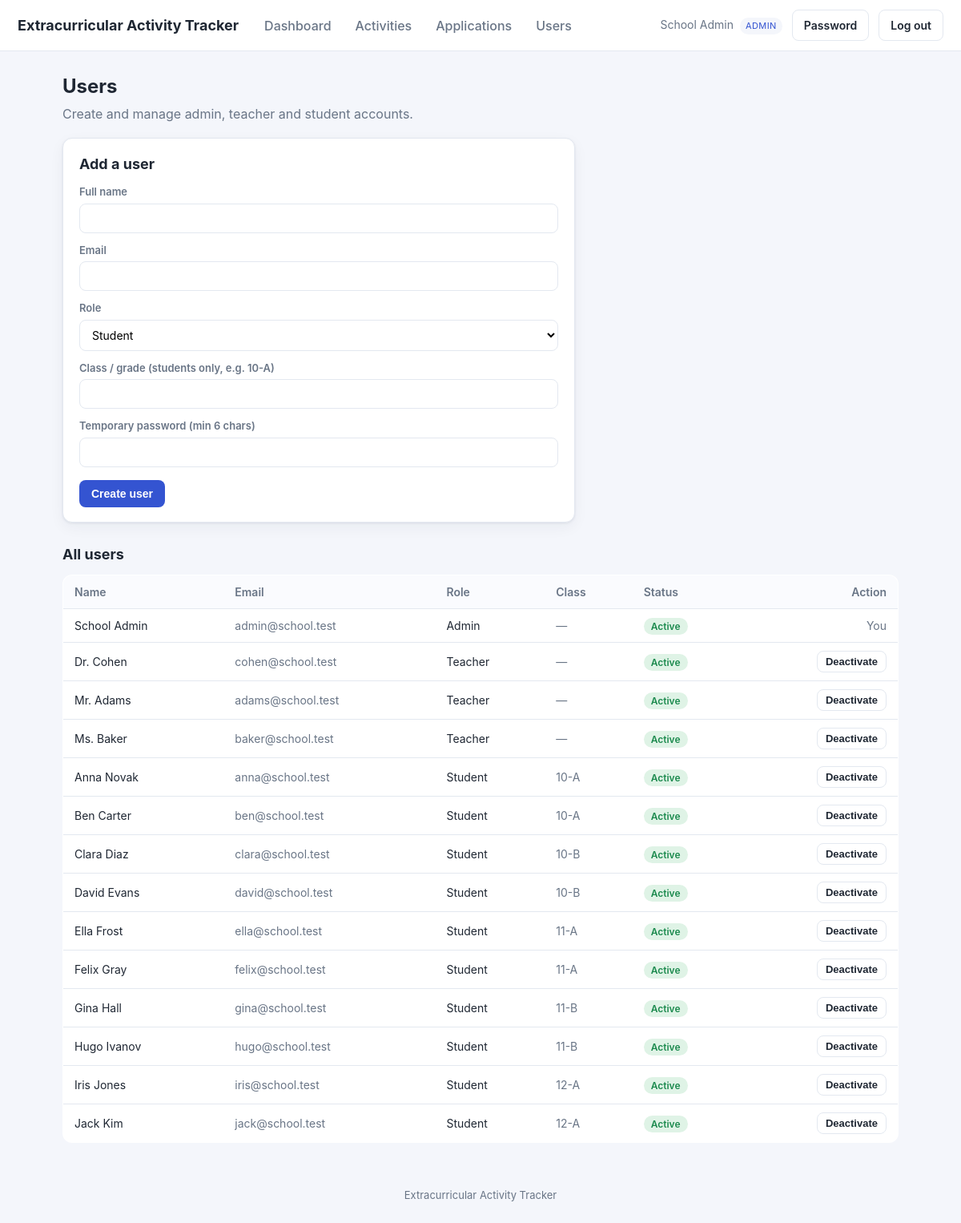
/users.php (signed in), run on the app's committed database.
### tables this page shows
CREATE TABLE users (
  id          INT AUTO_INCREMENT PRIMARY KEY,
  name        VARCHAR(120) NOT NULL,
  email       VARCHAR(190) NOT NULL UNIQUE,
  password    VARCHAR(255) NOT NULL,
  role        ENUM('admin','teacher','student') NOT NULL,
  grade_class VARCHAR(40) DEFAULT NULL,         
  active      TINYINT(1) NOT NULL DEFAULT 1,
  must_change_password TINYINT(1) NOT NULL DEFAULT 0,
  created_at  DATETIME NOT NULL DEFAULT CURRENT_TIMESTAMP
);

### includes/functions.php (called while the page is built, shortened)
<?php
function e(?string $s): string {
    return htmlspecialchars($s ?? '', ENT_QUOTES, 'UTF-8');
}

### includes/db.php (called while the page is built, shortened)
<?php
function db(): PDO {
    static $pdo = null;
    if ($pdo === null) {
        $dsn = 'mysql:host=' . DB_HOST . ';dbname=' . DB_NAME . ';charset=utf8mb4';
        try {
            $pdo = new PDO($dsn, DB_USER, DB_PASS, [
                PDO::ATTR_ERRMODE            => PDO::ERRMODE_EXCEPTION,
                PDO::ATTR_DEFAULT_FETCH_MODE => PDO::FETCH_ASSOC,
                PDO::ATTR_EMULATE_PREPARES   => false,
            ]);
        } catch (PDOException $e) {
            http_response_code(500);
            die('Database connection failed. Check config.php. '
                . (DEBUG ? '(' . htmlspecialchars($e->getMessage()) . ')' : ''));
        }
    }
    return $pdo;
}

### includes/auth.php (called while the page is built, shortened)
<?php
require_once __DIR__ . '/db.php';
require_once __DIR__ . '/functions.php';
function current_user(): ?array {
    static $u = null;
    if ($u === null) {
        $st = db()->prepare('SELECT * FROM users WHERE id=? AND active=1');
        $st->execute([$_SESSION['uid']]);
        $u = $st->fetch() ?: null;
    }
    return $u;
}
function require_login(): array {
    $u = current_user();
    return $u;
}
function require_role(string ...$roles): array {
    $u = require_login();
    return $u;
}
function is_admin(array $u): bool   { return $u['role'] === 'admin'; }

### users.php (the view, shortened to what this page needs)
<?php
require_once __DIR__ . '/includes/auth.php';
$u = require_role('admin');
$rows = db()->query("SELECT * FROM users ORDER BY FIELD(role,'admin','teacher','student'), name")->fetchAll();
include __DIR__ . '/includes/header.php';
?>
<h1>Users</h1>
<p class="sub">Create and manage admin, teacher and student accounts.</p>
<div class="card" style="max-width:640px">
  <h2 style="margin-top:0">Add a user</h2>
  <form method="post">
    <label>Full name</label><input name="name" required>
    <label>Email</label><input type="email" name="email" required>
    <label>Role</label>
    <select name="role">
      <option value="student">Student</option>
    </select>
    <label>Class / grade (students only, e.g. 10-A)</label><input name="grade_class">
    <label>Temporary password (min 6 chars)</label><input type="text" name="password" required>
    <div style="margin-top:16px"><button class="btn">Create user</button></div>
  </form>
</div>
<h2>All users</h2>
<table>
  <tr><th>Name</th><th>Email</th><th>Role</th><th>Class</th><th>Status</th><th class="right">Action</th></tr>
  <?php foreach ($rows as $r): ?>
  <tr>
    <td><?= e($r['name']) ?></td>
    <td class="muted"><?= e($r['email']) ?></td>
    <td><?= e(ucfirst($r['role'])) ?></td>
    <td class="muted"><?= e($r['grade_class'] ?: '—') ?></td>
    <td><?= $r['active'] ? '<span class="badge badge-approved">Active</span>' : '<span class="badge badge-rejected">Inactive</span>' ?></td>
    <td class="right">
      <?php if ((int)$r['id'] !== (int)$u['id']): ?>
      <form method="post" class="inline">
        <button class="btn btn-sm btn-ghost"><?= $r['active']?'Deactivate':'Activate' ?></button>
      </form>
      <?php else: ?><span class="muted">You</span><?php endif; ?>
    </td>
  </tr>
  <?php endforeach; ?>
</table>
<?php include __DIR__ . '/includes/footer.php'; ?>

### includes/header.php (shortened to what this page needs)
<?php
$u = $u ?? current_user();
?><!DOCTYPE html>
<html lang="en">
<head>
<link rel="stylesheet" href="assets/style.css">
</head>
<body>
<header class="topbar">
  <a class="brand" href="dashboard.php"><?= e(APP_NAME) ?></a>
  <?php if ($u): ?>
  <nav class="mainnav">
    <a href="dashboard.php">Dashboard</a>
    <a href="activities.php">Activities</a>
    <?php if (is_admin($u) || is_teacher($u)): ?>
      <a href="applications.php">Applications</a>
    <?php endif; ?>
    <?php if (is_admin($u)): ?>
      <a href="users.php">Users</a>
    <?php endif; ?>
  </nav>
  <div class="userbox">
    <span class="uname"><?= e($u['name']) ?> <span class="role"><?= e($u['role']) ?></span></span>
    <a class="btn btn-ghost" href="change_password.php">Password</a>
    <a class="btn btn-ghost" href="logout.php">Log out</a>
  </div>
  <?php endif; ?>
</header>
<main class="container">

### assets/style.css (style rules this page uses)
:root { --bg:#f4f6fb; --card:#fff; --ink:#1f2733; --muted:#697586; --line:#e3e8f0; --brand:#3454d1; --brand-d:#2740a8; --ok:#1c8a4e; --warn:#b7791f; --bad:#c23b3b; --radius:12px; --shadow:0 1px 3px rgba(20,30,60,.08),0 6px 18px rgba(20,30,60,.05); }
* { box-sizing:border-box }
body { margin:0;font-family:-apple-system,Segoe UI,Roboto,Helvetica,Arial,sans-serif; background:var(--bg);color:var(--ink);line-height:1.5 }
a { color:var(--brand);text-decoration:none }
.topbar { display:flex;align-items:center;gap:20px;background:var(--card); padding:12px 22px;border-bottom:1px solid var(--line);flex-wrap:wrap }
.brand { font-weight:700;font-size:18px;color:var(--ink) }
.mainnav { display:flex;gap:6px;flex:1;flex-wrap:wrap }
.mainnav a { padding:7px 12px;border-radius:8px;color:var(--muted);font-weight:500 }
.userbox { display:flex;align-items:center;gap:12px }
.uname { font-size:14px;color:var(--muted) }
.role { display:inline-block;font-size:11px;text-transform:uppercase;letter-spacing:.04em; background:var(--bg);color:var(--brand);padding:2px 7px;border-radius:20px;margin-left:4px }
.container { max-width:1080px;margin:26px auto;padding:0 18px }
h1 { font-size:24px;margin:0 0 4px }
h2 { font-size:18px;margin:26px 0 12px }
.sub { color:var(--muted);margin:0 0 18px }
.card { background:var(--card);border:1px solid var(--line);border-radius:var(--radius); padding:18px 20px;box-shadow:var(--shadow);margin-bottom:16px }
table { width:100%;border-collapse:collapse;background:var(--card); border:1px solid var(--line);border-radius:var(--radius);overflow:hidden }
th,td { text-align:left;padding:10px 14px;border-bottom:1px solid var(--line);font-size:14px }
th { background:#fafbfe;color:var(--muted);font-weight:600 }
tr:last-child td { border-bottom:none }
.btn { display:inline-block;border:1px solid transparent;background:var(--brand);color:#fff; padding:8px 14px;border-radius:8px;font-size:14px;cursor:pointer;font-weight:600 }
.btn-ghost { background:transparent;border-color:var(--line);color:var(--ink) }
.btn-sm { padding:5px 10px;font-size:13px }
label { display:block;font-size:13px;color:var(--muted);margin:12px 0 4px;font-weight:600 }
input,select,textarea { width:100%;padding:9px 11px;border:1px solid var(--line); border-radius:8px;font-size:14px;font-family:inherit;background:#fff }
.inline { display:inline;width:auto }
.badge { font-size:12px;padding:3px 9px;border-radius:20px;font-weight:600 }
.badge-approved { background:#dff3e6;color:var(--ok) }
.muted { color:var(--muted) }
.right { text-align:right }

### data on the page
users: name "School Admin", role "ADMIN", email "admin@school.test", role "Admin", grade_class "—", active "Active", shows "You"
users: name "Dr. Cohen", email "cohen@school.test", role "Teacher", grade_class "—", active "Active"
users: name "Mr. Adams", email "adams@school.test", role "Teacher", grade_class "—", active "Active"
users: name "Ms. Baker", email "baker@school.test", role "Teacher", grade_class "—", active "Active"
users: name "Anna Novak", email "anna@school.test", role "Student", grade_class "10-A", active "Active"
users: name "Ben Carter", email "ben@school.test", role "Student", grade_class "10-A", active "Active"
users: name "Clara Diaz", email "clara@school.test", role "Student", grade_class "10-B", active "Active"
users: name "David Evans", email "david@school.test", role "Student", grade_class "10-B", active "Active"
users: name "Ella Frost", email "ella@school.test", role "Student", grade_class "11-A", active "Active"
users: name "Felix Gray", email "felix@school.test", role "Student", grade_class "11-A", active "Active"
users: name "Gina Hall", email "gina@school.test", role "Student", grade_class "11-B", active "Active"
users: name "Hugo Ivanov", email "hugo@school.test", role "Student", grade_class "11-B", active "Active"
users: name "Iris Jones", email "iris@school.test", role "Student", grade_class "12-A", active "Active"
users: name "Jack Kim", email "jack@school.test", role "Student", grade_class "12-A", active "Active"

### other printed values
APP_NAME "Extracurricular Activity Tracker"
